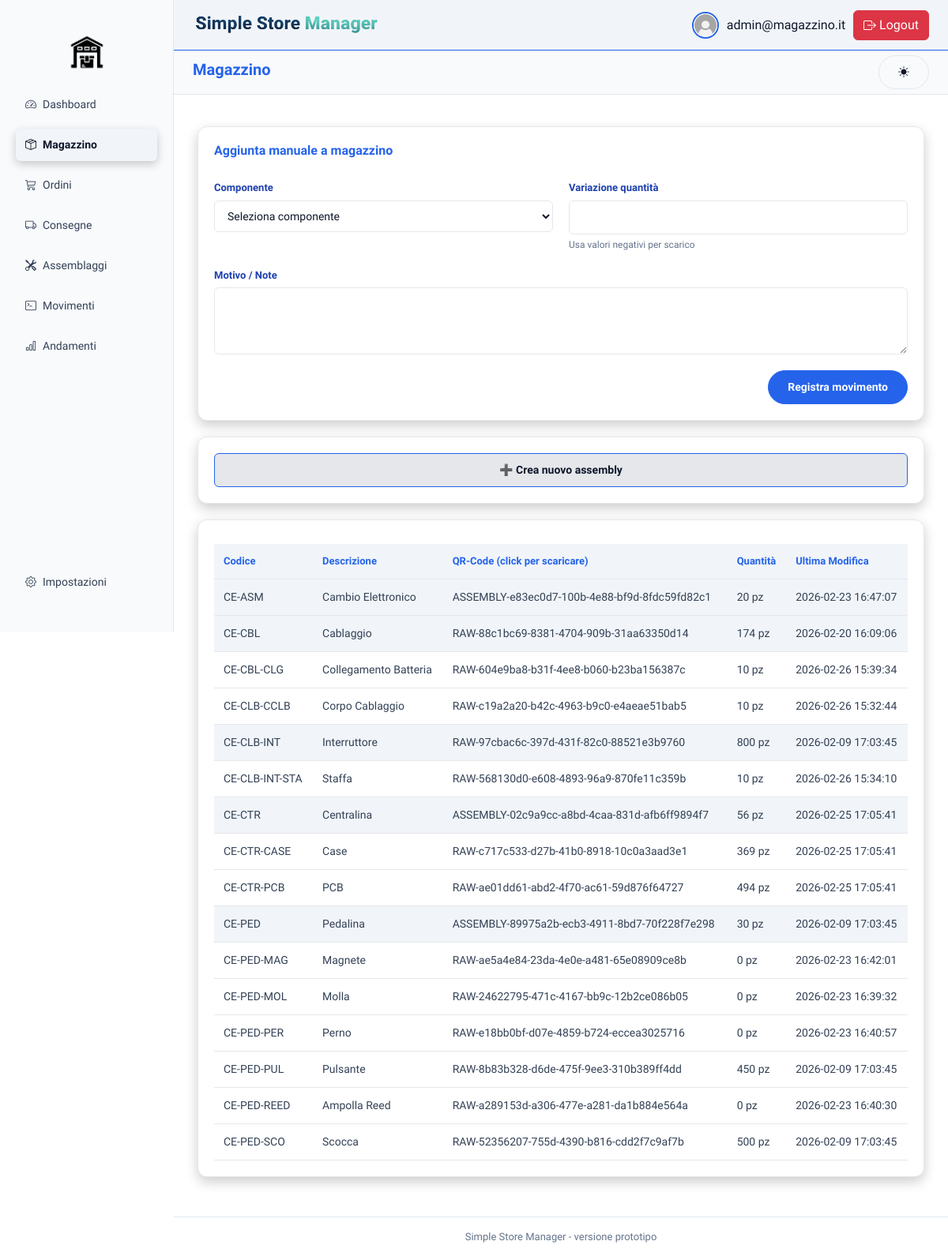
The page /index.php?page=magazzino (signed in) on the database as committed earlier.
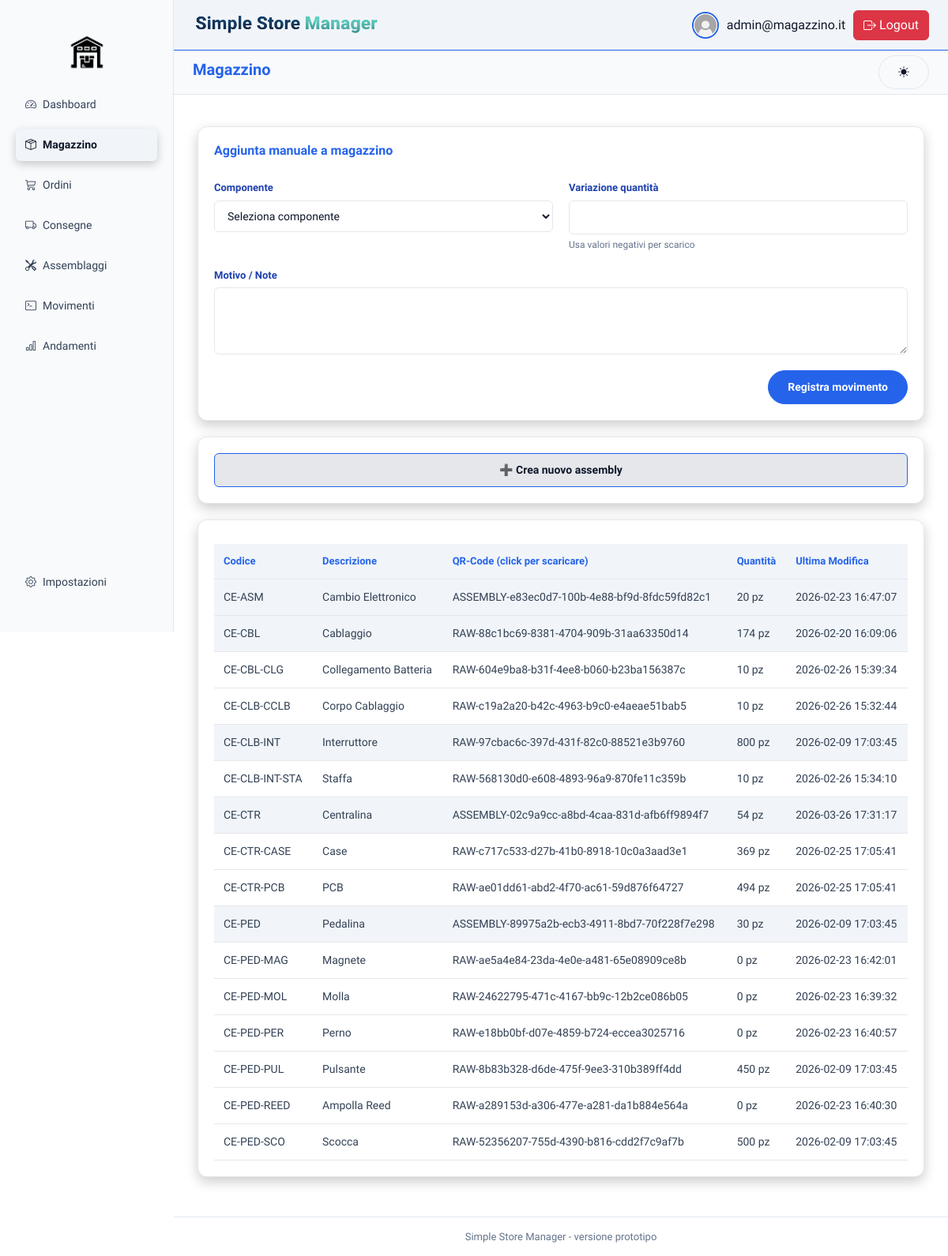
The same page on the database as committed later.
### tables this page shows
CREATE TABLE `componenti` (
  `id` int(5) NOT NULL,
  `sku` varchar(50) NOT NULL,
  `nome` varchar(30) NOT NULL,
  `qrcode` varchar(100) DEFAULT NULL,
  `unita_misura` varchar(10) DEFAULT NULL,
  `tipo` enum('RAW','ASSEMBLY') NOT NULL
);

CREATE TABLE `stock` (
  `id_componente` int(11) NOT NULL,
  `quantita` int(11) NOT NULL DEFAULT 0,
  `ultima_modifica` datetime NOT NULL DEFAULT current_timestamp() ON UPDATE current_timestamp()
);

### backend/query/componenti.php (called while the page is built, shortened)
<?php
function getComponenti(){
    $pdo=connect();
    $sql = "SELECT *
    FROM componenti c
    JOIN stock s ON c.id = s.id_componente
    ORDER BY c.sku;";
    $stmt = $pdo->prepare($sql);
    $stmt->execute();
    return $stmt->fetchAll(PDO::FETCH_ASSOC);
}
?>

### frontend/magazzino/showStock.php (the view, shortened to what this page needs)
<div class="card full">
    <table class="orders-table">
        <thead>
            <tr>
                <th>Codice</th>
                <th>Descrizione</th>
                <th>QR-Code (click per scaricare)</th>
                <th>Quantità</th>
                <th>Ultima Modifica</th>
            </tr>
        </thead>
        <tbody>
            <?php foreach ($componenti as $componente): ?>
                <tr <?= $componente['tipo'] == 'ASSEMBLY' ? 'class="assembly_component"' : '' ?>>
                    <td><?= htmlspecialchars($componente['sku']); ?></td>
                    <td><?= htmlspecialchars($componente['nome']); ?></td>
                    <td><a  class="qr-download" download href="qr/<?= htmlspecialchars($componente['qrcode']); ?>.png"><?= htmlspecialchars($componente['qrcode']); ?></a></td>
                    <td><?= htmlspecialchars($componente['quantita']); ?> <?= htmlspecialchars($componente['unita_misura']); ?></td>
                    <td><?= htmlspecialchars($componente['ultima_modifica']); ?></td>
                </tr>
            <?php endforeach; ?>
        </tbody>
    </table>
</div>

Rows that differ between the two databases and show on the page:
changed through a linked row, componenti "CE-CTR": stock.quantita "56" → "54"; stock.ultima_modifica "2026-02-25 17:05:41" → "2026-03-26 17:31:17"
